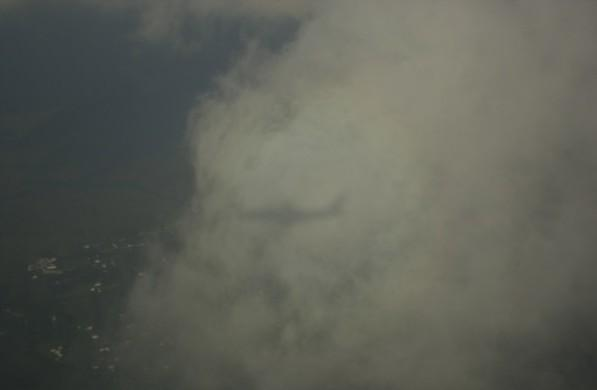
#> input picture HW2/Q3/q3.jpeg, 597 x 390 px
$ jupyter execute Q3.ipynb
#> lines starting #> are read from the running program, lines starting #| are printed output that depends on the picture
## Import Libraries

[cell 1]
import numpy as np
import matplotlib.pyplot as plt
import imageio as iio
from scipy import ndimage

## Read Image

[cell 2]
img = iio.imread('q3.jpeg')
#> img is the input picture: shape (390, 597, 3); mean R, G, B 93.9, 96, 87.1
plt.figure()
plt.imshow(img)
plt.show()

## Single Scale Retinex

[cell 3]
def gaussian_kernel(n, sigma):
    kernel = np.zeros((n, n))
    i = np.linspace(0,n,n)-n//2
    kernel = np.exp(-i**2/(2*sigma**2))
    kernel = np.outer(kernel, kernel)
    kernel = kernel/np.sum(kernel)
    return kernel


def SSR(img, kernel):
    '''
    img is a grayscale image,
    kernel is the window for calculate average
    '''

    img = img.copy()
    x, y = img.shape
    n = kernel.shape[0]
    m = (n-1)//2
    r = np.zeros(img.shape)

    conv_img = ndimage.convolve(img, kernel)
    r = np.log10(img) - np.log10(conv_img)

    return (r-np.min(r))/(np.max(r)-np.min(r))

r = img[:,:,0]
g = img[:,:,1]
b = img[:,:,2]

kernel = gaussian_kernel(131,80)

ssr_r = SSR(r, kernel)
#> in SSR, `r = np.log10(img) - np.log10(conv_img)`:
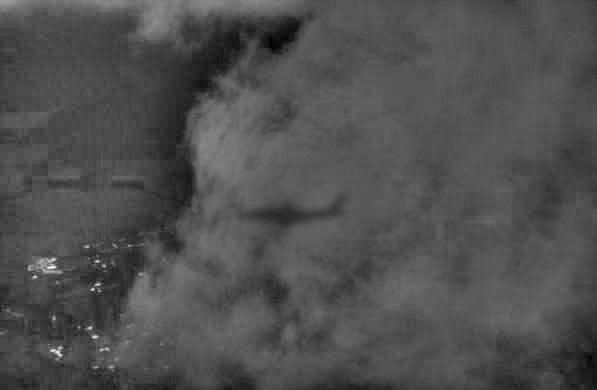
#> r: shape (390, 597) float16; min -0.137, max 0.297, mean -0.000834; drawn with min black and max white
ssr_g = SSR(g, kernel)
ssr_b = SSR(b, kernel)
#> in SSR (call 3), `conv_img = ndimage.convolve(img, kernel)`:
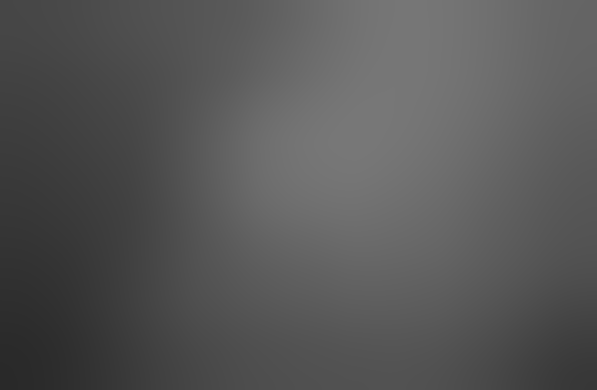
#> conv_img: shape (390, 597); min 41, max 119, mean 86.6

ssr_img = np.dstack((ssr_r, ssr_g, ssr_b))
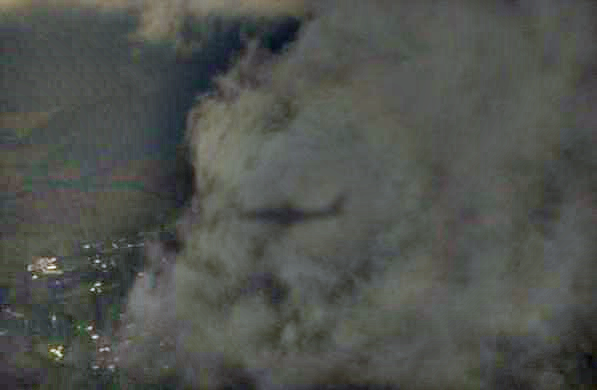
#> ssr_img: shape (390, 597, 3) float16; mean R, G, B 0.313, 0.324, 0.307

plt.figure()
plt.imshow(np.array(255*ssr_img, dtype='uint8'))
plt.xticks([])
plt.yticks([])
plt.show()

iio.imwrite('q3_SSR.jpeg', np.uint8(255*ssr_img))

[cell 4]
def MSR(img, sigma=[15, 80, 250], weight=[1/3, 1/3, 1/3]):
    r = np.zeros(img.shape)
    for i in range(len(weight)):
        kernel = gaussian_kernel(131, sigma[i])
        r += weight[i]*(np.log10(img)-np.log10(ndimage.convolve(img, kernel)))
#> r: shape (390, 597) float64; every value is 0
    return (r-np.min(r))/(np.max(r)-np.min(r))

r = img[:,:,0]
g = img[:,:,1]
b = img[:,:,2]

msr_r = MSR(r)
msr_g = MSR(g)
msr_b = MSR(b)

msr_img = np.dstack((msr_r, msr_g, msr_b))

plt.figure()
plt.imshow(np.array(msr_img/np.max(msr_img)*255, dtype='uint8'))
plt.xticks([])
plt.yticks([])
plt.show()
iio.imwrite('q3_MSR.jpeg', np.uint8(msr_img/np.max(msr_img)*255))
